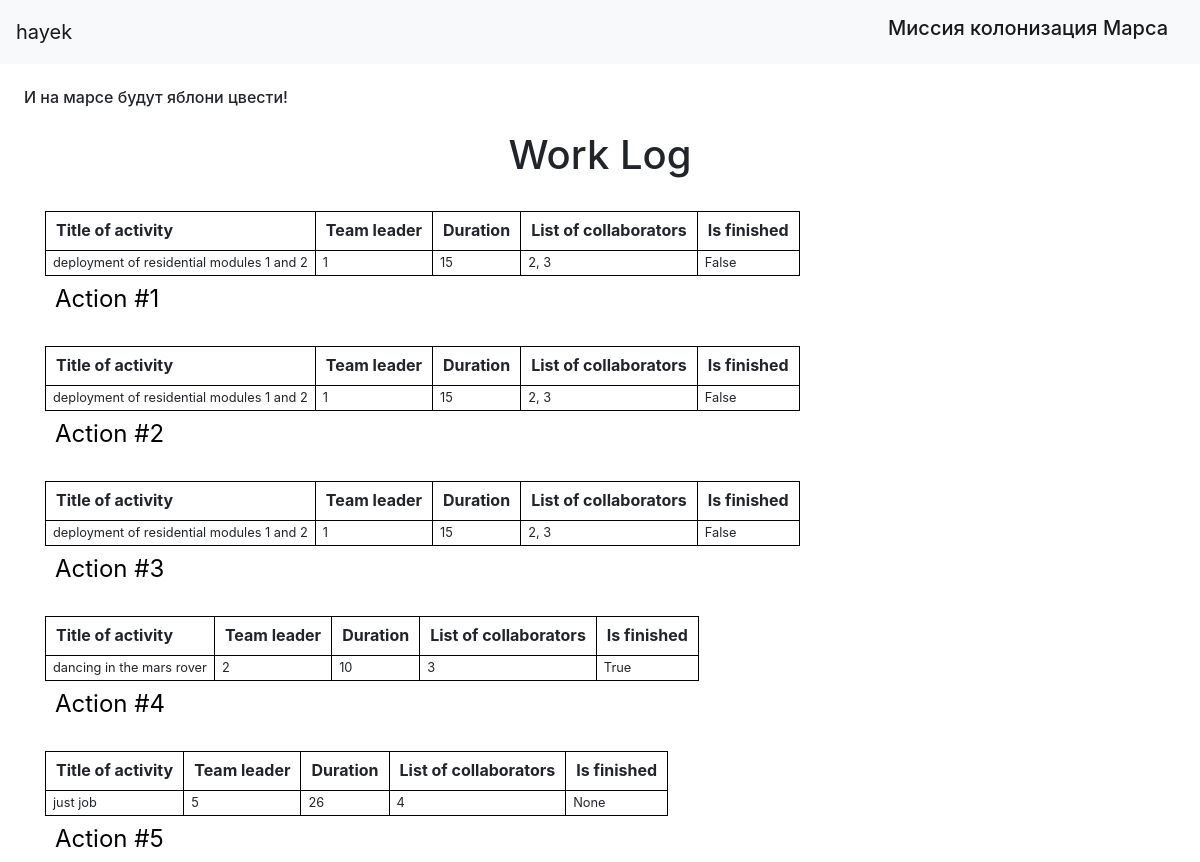
Screenshot of /index (signed in) with the database file from the repository.
### data/users.py (models this page shows, shortened)
class User(SqlAlchemyBase, UserMixin):
    __tablename__ = 'users'
    id = sqlalchemy.Column(sqlalchemy.Integer,
                           primary_key=True, autoincrement=True)
    surname = sqlalchemy.Column(sqlalchemy.String)
    name = sqlalchemy.Column(sqlalchemy.String)
    age = sqlalchemy.Column(sqlalchemy.Integer)
    position = sqlalchemy.Column(sqlalchemy.String)
    speciality = sqlalchemy.Column(sqlalchemy.String)
    address = sqlalchemy.Column(sqlalchemy.String)
    email = sqlalchemy.Column(sqlalchemy.String, unique=True)
    hashed_password = sqlalchemy.Column(sqlalchemy.String)
    modified_date = sqlalchemy.Column(sqlalchemy.DateTime,
                                      default=datetime.datetime.now)

### data/news.py (models this page shows)
class News(SqlAlchemyBase):
    __tablename__ = 'news'
    id = sqlalchemy.Column(sqlalchemy.Integer,
                           primary_key=True, autoincrement=True)
    team_leader = sqlalchemy.Column(sqlalchemy.Integer, sqlalchemy.ForeignKey("users.id"))
    job = sqlalchemy.Column(sqlalchemy.String)
    work_size = sqlalchemy.Column(sqlalchemy.Integer)
    collaborators = sqlalchemy.Column(sqlalchemy.String)
    start_date = sqlalchemy.Column(sqlalchemy.DateTime)
    end_date = sqlalchemy.Column(sqlalchemy.DateTime)
    is_finished = sqlalchemy.Column(sqlalchemy.Boolean)
    user = orm.relationship('User')

### main.py (the view)
@app.route('/')
@app.route('/index')
def index():
    db_sess = db_session.create_session()
    news = db_sess.query(News).all()
    return render_template("index.html", news=news)

### data/db_session.py (called while the page is built)
def create_session() -> Session:
    global __factory
    return __factory()

### main.py (called while the page is built)
@login_manager.user_loader
def load_user(user_id):
    db_sess = db_session.create_session()
    return db_sess.query(User).get(user_id)

### templates/index.html
{% extends "base.html" %}
{% block content %}
<h1 align="center">Work Log</h1>
{% for item in news %}
<table>
<caption>Action #{{item.id}}</caption>
  <tr>
    <th>Title of activity</th>
    <th>Team leader</th>
    <th>Duration</th>
    <th>List of collaborators</th>
    <th>Is finished</th>
  </tr>
  <tr>
    <td>{{item.job}}</td>
      <td>{{item.team_leader}}</td>
      <td>{{item.work_size}}</td>
      <td>{{item.collaborators}}</td>
      <td>{{item.is_finished}}</td>
  </tr><br>
</table>
{% endfor %}
{% endblock %}

### templates/base.html (shortened to what this page needs)
<!DOCTYPE html>
<html lang="en">
<head>
    <link rel="stylesheet"
          href="https://stackpath.bootstrapcdn.com/bootstrap/4.4.1/css/bootstrap.min.css"
>
    <link rel="stylesheet" href="../static/css/style.css">
</head>
<body>
<header>
    <nav class="navbar navbar-light bg-light">
        {% if current_user.is_authenticated %}
        <a class="navbar-brand" href="/logout">{{ current_user.name }}</a>
        {% else %}
        <p>
            <a class="btn btn-primary " href="/register">Зарегистрироваться</a>
            <a class="btn btn-success" href="/login">Войти</a>
        </p>
        {% endif %}
        <h1 class="navbar-brand" href="#">Миссия колонизация Марса</h1>
    </nav>
</header>
<h6>И на марсе будут яблони цвести!</h6>
<main role="main" class="container">
    {% block content %}{% endblock %}
</main>
</body>
</html>

### static/css/style.css (style rules this page uses)
table { border-collapse: collapse; line-height: 1.1; }
caption { font-size: 1.5rem; padding: 10px; color: #000000; }
h6 { margin: 1.5rem; }
th { padding: 10px; border: 1px solid #000000; }
td { font-size: 0.8em; padding: 5px 7px; border: 1px solid #000000; }

### rows the page displays
User: name "hayek"
News: id "1", job "deployment of residential modules 1 and 2", team_leader "1", work_size "15", collaborators "2, 3", is_finished "False"
News: id "2", job "deployment of residential modules 1 and 2", team_leader "1", work_size "15", collaborators "2, 3", is_finished "False"
News: id "3", job "deployment of residential modules 1 and 2", team_leader "1", work_size "15", collaborators "2, 3", is_finished "False"
News: id "4", job "dancing in the mars rover", team_leader "2", work_size "10", collaborators "3", is_finished "True"
News: id "5", job "just job", team_leader "5", work_size "26", collaborators "4", is_finished "None"
